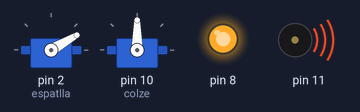
A sketch run on a simulated Arduino Uno, built with avr-gcc and run on an emulated ATmega328P. Parts: 2 × servo, output pins drawn as LEDs (lit = HIGH), buzzer (waves = sounding).

Above: at 0.1 s.
At 0.6 s:
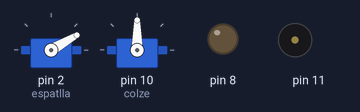
Timing chart, 0 to 2.1 s (numbered marks = the images above):
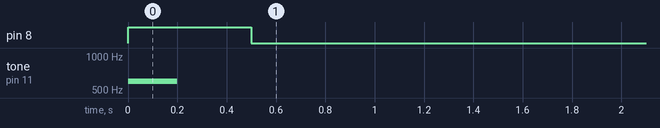

The sketch:

codi_prova.ino
```cpp
#include <Servo.h>

// Crear un objecte Servo
Servo s_espatlla;
Servo s_colze;

// Pin on està connectat el servo
const int espatlla = 2;
const int colze = 10;

void setup() {
  // Assignar el pin del servo
  s_espatlla.attach(espatlla);
  s_colze.attach(colze);

  // buzzer
  tone(11, 600, 200);

  // led
  pinMode(8, OUTPUT);
  digitalWrite(8, HIGH);

  s_espatlla.write(30);
  //s_colze.write(90);
  //s_colze.write(180);
  delay(500);

  digitalWrite(8, LOW);
}

void loop() {


}
```
